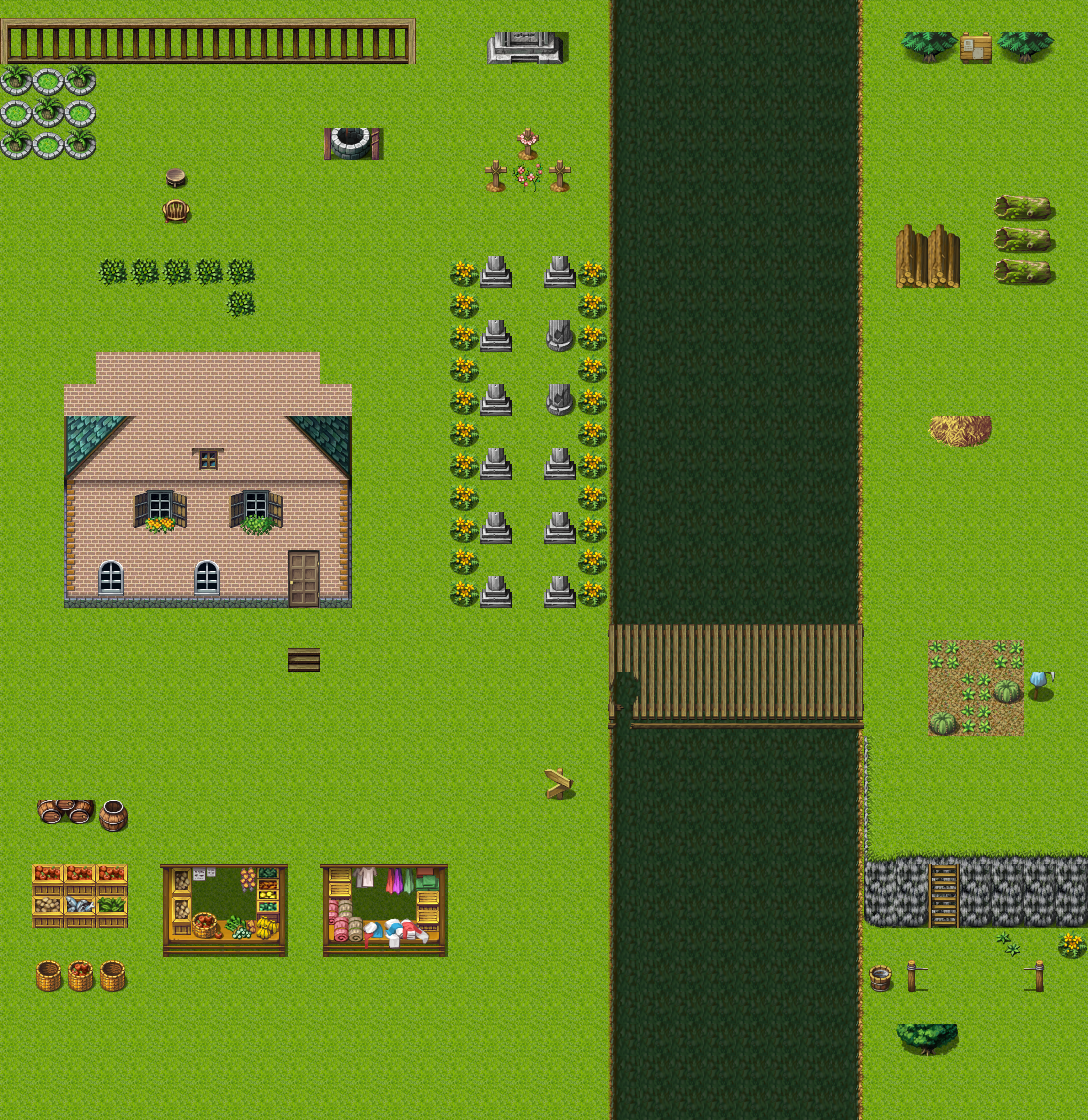

Below is a game level as drawn by its tile map, then a one-line description and the .tmx that defines it (tile-layer data replaced by summaries):
An orthogonal 34x35 tile map with 32x32 px tiles, 2 tile layers (タイル・レイヤー 1, タイル・レイヤー 2), 1 hidden layer not drawn and 2 objects (Label, StarShape).

<map version="1.0" orientation="orthogonal" renderorder="right-down" width="34" height="35" tilewidth="32" tileheight="32" nextobjectid="3">
 <tileset firstgid="1" name="mapImage" tilewidth="32" tileheight="32" tilecount="240">
  <properties>
   <property name="src" value="../resource/tmx/mapImage.png" />
  </properties>
  <image source="mapImage.png" width="512" height="480" />
 </tileset>
 <layer name="タイル・レイヤー 1" width="34" height="35">
  <data>[1190 cells, 1190 non-empty, 23 distinct tile ids]</data>
 </layer>
 <layer name="タイル・レイヤー 2" width="34" height="35">
  <data>[1190 cells, 214 non-empty, 100 distinct tile ids]</data>
 </layer>
 <objectgroup name="playerGroup" visible="0">
  <object id="1" name="hoge" type="Label" x="160" y="32" width="288" height="64">
   <properties>
    <property name="align" value="center" />
    <property name="fontSize" value="60" />
   </properties>
  </object>
  <object id="2" name="hoge2" type="StarShape" x="288" y="128" width="192" height="160">
   <properties>
    <property name="foo" value="1, 2, 3" />
    <property name="init" value="[100, 100]" />
    <property name="test" value="[1, 2, 3]" />
   </properties>
   <ellipse />
  </object>
 </objectgroup>
 <layer name="タイル・レイヤー 3" width="34" height="35" visible="0">
  <data>[1190 cells, 134 non-empty, 57 distinct tile ids]</data>
 </layer>
</map>